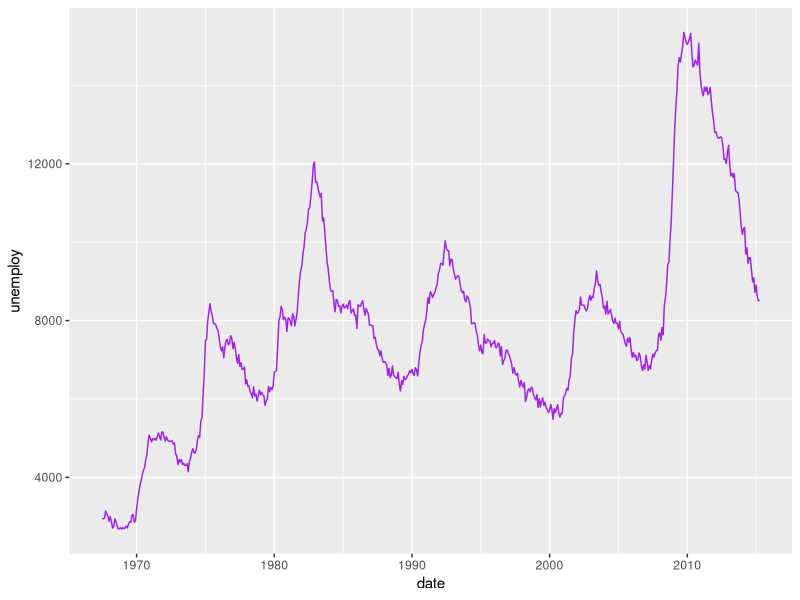
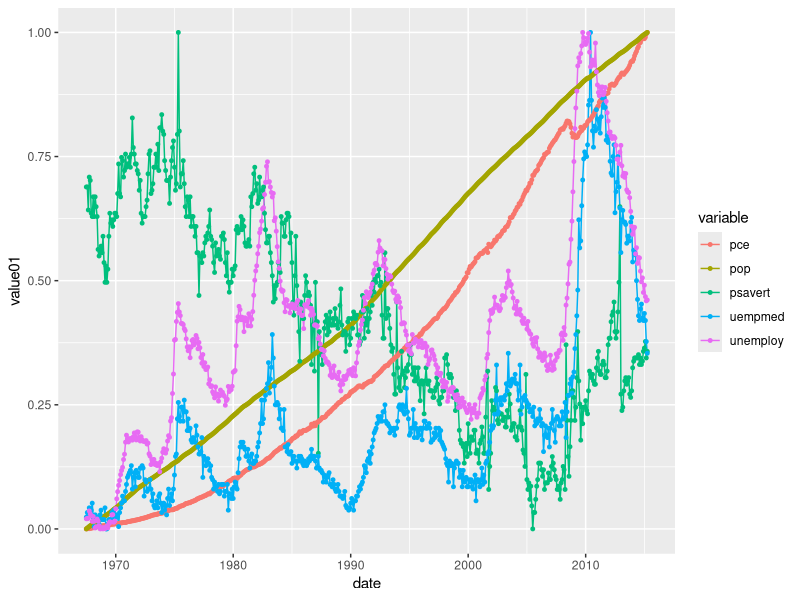

Recreate these plots in R, in order.
library(tidyverse)

# First plot
ggplot(economics, aes(date, unemploy)) + geom_line(colour = 'purple')




# Second plot

ggplot(economics_long, aes(date, value01, colour = variable)) +
  geom_line() + geom_point(size =1)

